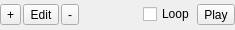
<?xml version="1.0" encoding="UTF-8"?>
<ui version="4.0">
 <class>AnimationPanel</class>
 <widget class="QWidget" name="AnimationPanel">
  <property name="geometry">
   <rect>
    <x>0</x>
    <y>0</y>
    <width>235</width>
    <height>30</height>
   </rect>
  </property>
  <layout class="QVBoxLayout" name="verticalLayout">
   <property name="leftMargin">
    <number>0</number>
   </property>
   <property name="topMargin">
    <number>0</number>
   </property>
   <property name="rightMargin">
    <number>0</number>
   </property>
   <property name="bottomMargin">
    <number>0</number>
   </property>
   <item>
    <layout class="QGridLayout" name="gridLayout_2">
     <property name="sizeConstraint">
      <enum>QLayout::SetDefaultConstraint</enum>
     </property>
     <property name="spacing">
      <number>2</number>
     </property>
     <item row="0" column="2">
      <widget class="QToolButton" name="toolButtonRemove">
       <property name="toolTip">
        <string>Remove selected keyframe(s) or track.</string>
       </property>
       <property name="text">
        <string>-</string>
       </property>
      </widget>
     </item>
     <item row="0" column="5">
      <widget class="QToolButton" name="toolButtonPlay">
       <property name="toolTip">
        <string>Play the checked animation tracks in parallel.</string>
       </property>
       <property name="text">
        <string>Play</string>
       </property>
       <property name="checkable">
        <bool>true</bool>
       </property>
      </widget>
     </item>
     <item row="0" column="0">
      <widget class="QToolButton" name="toolButtonAdd">
       <property name="toolTip">
        <string>Add a track/keyframe.</string>
       </property>
       <property name="text">
        <string>+</string>
       </property>
      </widget>
     </item>
     <item row="0" column="3">
      <spacer name="horizontalSpacer">
       <property name="orientation">
        <enum>Qt::Horizontal</enum>
       </property>
       <property name="sizeHint" stdset="0">
        <size>
         <width>40</width>
         <height>20</height>
        </size>
       </property>
      </spacer>
     </item>
     <item row="0" column="1">
      <widget class="QToolButton" name="toolButtonEdit">
       <property name="toolTip">
        <string>Open keyframe dialog for current item.</string>
       </property>
       <property name="text">
        <string>Edit</string>
       </property>
      </widget>
     </item>
     <item row="0" column="4">
      <widget class="QCheckBox" name="checkBoxLoop">
       <property name="toolTip">
        <string>Repeat the entire animation.</string>
       </property>
       <property name="text">
        <string>Loop</string>
       </property>
      </widget>
     </item>
    </layout>
   </item>
  </layout>
 </widget>
 <resources/>
 <connections/>
</ui>
